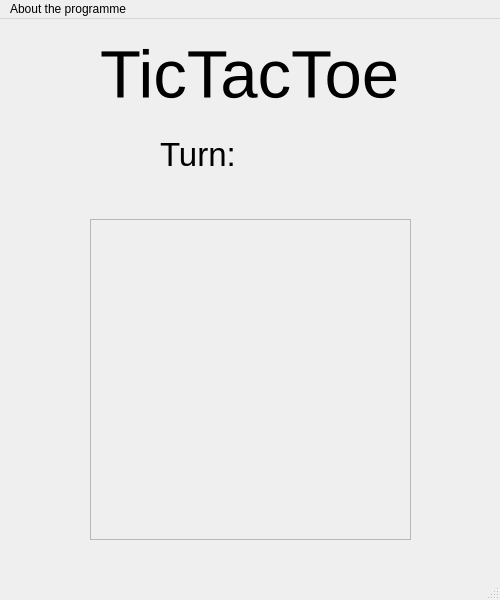
<?xml version="1.0" encoding="UTF-8"?>
<ui version="4.0">
 <class>MainWindow</class>
 <widget class="QMainWindow" name="MainWindow">
  <property name="geometry">
   <rect>
    <x>0</x>
    <y>0</y>
    <width>500</width>
    <height>600</height>
   </rect>
  </property>
  <property name="minimumSize">
   <size>
    <width>500</width>
    <height>600</height>
   </size>
  </property>
  <property name="maximumSize">
   <size>
    <width>500</width>
    <height>600</height>
   </size>
  </property>
  <property name="baseSize">
   <size>
    <width>500</width>
    <height>600</height>
   </size>
  </property>
  <property name="windowTitle">
   <string>TicTacToe</string>
  </property>
  <widget class="QWidget" name="centralwidget">
   <widget class="QLabel" name="mainTitle">
    <property name="geometry">
     <rect>
      <x>100</x>
      <y>20</y>
      <width>301</width>
      <height>71</height>
     </rect>
    </property>
    <property name="font">
     <font>
      <pointsize>50</pointsize>
     </font>
    </property>
    <property name="text">
     <string>TicTacToe</string>
    </property>
   </widget>
   <widget class="QLabel" name="turn_label">
    <property name="geometry">
     <rect>
      <x>160</x>
      <y>110</y>
      <width>91</width>
      <height>51</height>
     </rect>
    </property>
    <property name="font">
     <font>
      <pointsize>25</pointsize>
     </font>
    </property>
    <property name="text">
     <string>Turn: </string>
    </property>
   </widget>
   <widget class="QLabel" name="current_turn">
    <property name="geometry">
     <rect>
      <x>270</x>
      <y>100</y>
      <width>81</width>
      <height>81</height>
     </rect>
    </property>
    <property name="text">
     <string/>
    </property>
    <property name="pixmap">
     <pixmap>blank_template.png</pixmap>
    </property>
   </widget>
   <widget class="QFrame" name="mainFrame">
    <property name="geometry">
     <rect>
      <x>90</x>
      <y>200</y>
      <width>321</width>
      <height>321</height>
     </rect>
    </property>
    <property name="frameShape">
     <enum>QFrame::StyledPanel</enum>
    </property>
    <property name="frameShadow">
     <enum>QFrame::Raised</enum>
    </property>
    <widget class="QLabel" name="board_11">
     <property name="geometry">
      <rect>
       <x>20</x>
       <y>20</y>
       <width>81</width>
       <height>81</height>
      </rect>
     </property>
     <property name="text">
      <string/>
     </property>
     <property name="pixmap">
      <pixmap>blank_template.png</pixmap>
     </property>
    </widget>
    <widget class="QLabel" name="board_12">
     <property name="geometry">
      <rect>
       <x>120</x>
       <y>20</y>
       <width>81</width>
       <height>81</height>
      </rect>
     </property>
     <property name="text">
      <string/>
     </property>
     <property name="pixmap">
      <pixmap>blank_template.png</pixmap>
     </property>
    </widget>
    <widget class="QLabel" name="board_13">
     <property name="geometry">
      <rect>
       <x>220</x>
       <y>20</y>
       <width>81</width>
       <height>81</height>
      </rect>
     </property>
     <property name="text">
      <string/>
     </property>
     <property name="pixmap">
      <pixmap>blank_template.png</pixmap>
     </property>
    </widget>
    <widget class="QLabel" name="board_21">
     <property name="geometry">
      <rect>
       <x>20</x>
       <y>120</y>
       <width>81</width>
       <height>81</height>
      </rect>
     </property>
     <property name="text">
      <string/>
     </property>
     <property name="pixmap">
      <pixmap>blank_template.png</pixmap>
     </property>
    </widget>
    <widget class="QLabel" name="board_23">
     <property name="geometry">
      <rect>
       <x>220</x>
       <y>120</y>
       <width>81</width>
       <height>81</height>
      </rect>
     </property>
     <property name="text">
      <string/>
     </property>
     <property name="pixmap">
      <pixmap>blank_template.png</pixmap>
     </property>
    </widget>
    <widget class="QLabel" name="board_22">
     <property name="geometry">
      <rect>
       <x>120</x>
       <y>120</y>
       <width>81</width>
       <height>81</height>
      </rect>
     </property>
     <property name="text">
      <string/>
     </property>
     <property name="pixmap">
      <pixmap>blank_template.png</pixmap>
     </property>
    </widget>
    <widget class="QLabel" name="board_32">
     <property name="geometry">
      <rect>
       <x>120</x>
       <y>220</y>
       <width>81</width>
       <height>81</height>
      </rect>
     </property>
     <property name="text">
      <string/>
     </property>
     <property name="pixmap">
      <pixmap>blank_template.png</pixmap>
     </property>
    </widget>
    <widget class="QLabel" name="board_33">
     <property name="geometry">
      <rect>
       <x>220</x>
       <y>220</y>
       <width>81</width>
       <height>81</height>
      </rect>
     </property>
     <property name="text">
      <string/>
     </property>
     <property name="pixmap">
      <pixmap>blank_template.png</pixmap>
     </property>
    </widget>
    <widget class="QLabel" name="board_31">
     <property name="geometry">
      <rect>
       <x>20</x>
       <y>220</y>
       <width>81</width>
       <height>81</height>
      </rect>
     </property>
     <property name="text">
      <string/>
     </property>
     <property name="pixmap">
      <pixmap>blank_template.png</pixmap>
     </property>
    </widget>
   </widget>
  </widget>
  <widget class="QStatusBar" name="statusbar"/>
  <widget class="QMenuBar" name="menubar">
   <property name="geometry">
    <rect>
     <x>0</x>
     <y>0</y>
     <width>500</width>
     <height>22</height>
    </rect>
   </property>
   <widget class="QMenu" name="menuUstawienia">
    <property name="title">
     <string>About the programme</string>
    </property>
   </widget>
   <addaction name="menuUstawienia"/>
  </widget>
 </widget>
 <resources/>
 <connections/>
</ui>
